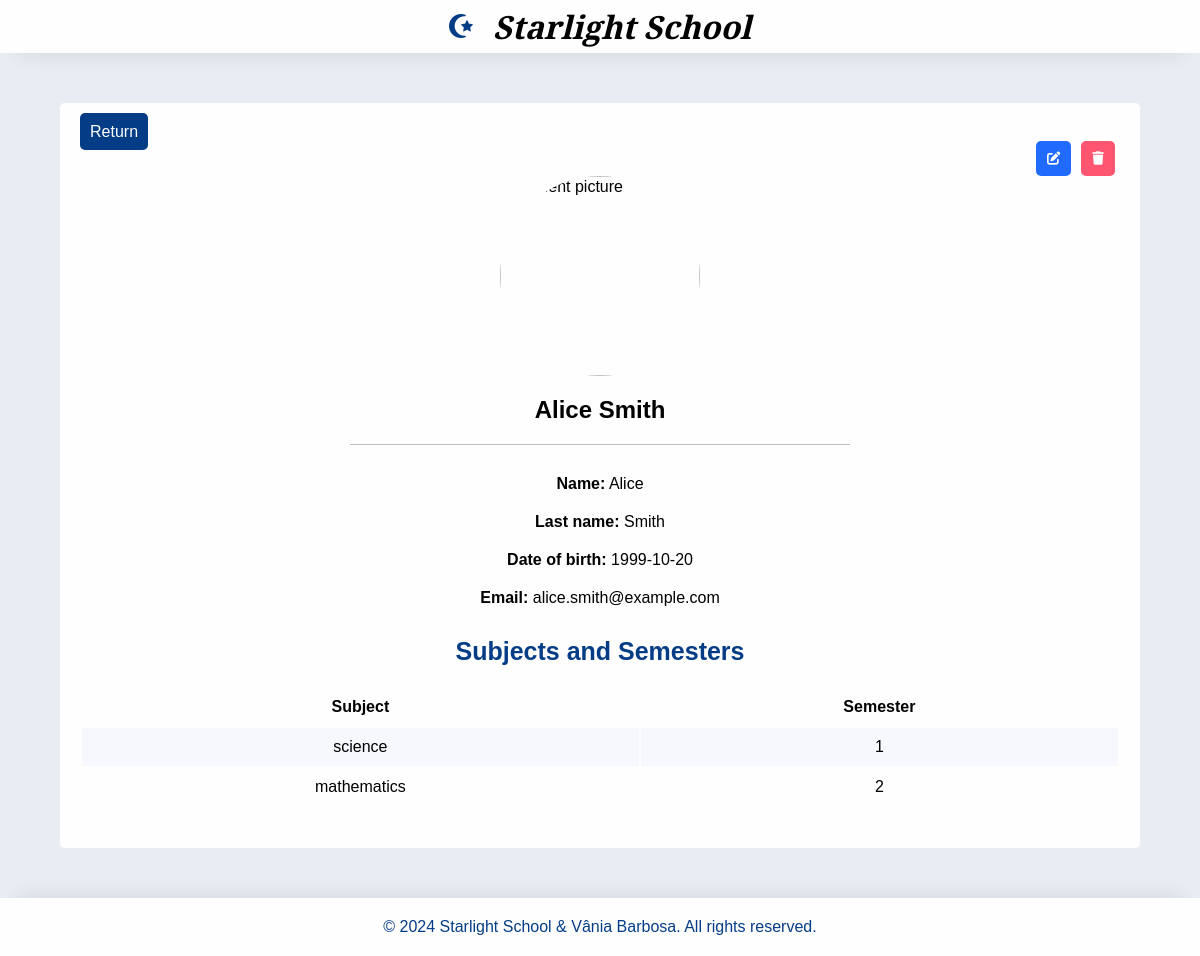
Page /PHP/src/students/viewStudent.php?id=2 on the committed database.
### tables this page shows
CREATE TABLE `students` (
    `id` int NOT NULL AUTO_INCREMENT PRIMARY KEY,
    `name` varchar(255) NOT NULL,
    `last_name` varchar(255) NOT NULL,
    `date_of_birth` DATE NOT NULL,
    `email` varchar(255) NOT NULL
);

CREATE TABLE `student_subjects` (
    `id_student` int NOT NULL,
    `subject` enum ('mathematics', 'english', 'science', 'art') NOT NULL,
    `semester` int NOT NULL
);

### PHP/src/students/viewStudent.php (the view, shortened to what this page needs)
<?php
    if(isset($_GET['id'])){
        $id = $_GET['id'];
        require "../connection_db.php";
        if($db){
            $query = "SELECT * FROM students WHERE id = $id";
            $result = mysqli_query($db, $query);
            $student = mysqli_fetch_assoc($result);
            $query2 = "SELECT * FROM student_subjects WHERE id_student = $id";
            $result2 = mysqli_query($db, $query2);
            $student_subject = mysqli_fetch_all($result2, MYSQLI_ASSOC);
        }
    }
?>
    <section class="student-info-section">
        <div>
            <a href="..\index.php">Return</a>
            <div class="student-info-section--div-buttons">
                <form method="post" action="editStudent.php">
                    <button type="submit" name="btn_edit" id="btn_edit">
                        <i class="fa-solid fa-pen-to-square" style="color: white;"></i>
                    </button>
                </form>
                <form method="post" onsubmit="return confirmDeletion();">
                    <button type="submit" name="btn_delete" id="btn_delete">
                        <i class="fa-solid fa-trash" style="color: white;"></i>
                    </button>
                </form>
            </div>
        </div>
        <div class="student-info-section--div-first">
            <img src="https://media.istockphoto.com/id/1316420668/vector/user-icon-human-person-symbol-social-profile-icon-avatar-login-sign-web-user-symbol.jpg?s=612x612&w=0&k=20&c=AhqW2ssX8EeI2IYFm6-ASQ7rfeBWfrFFV4E87SaFhJE=" alt="student picture">
            <h2><?= $student['name'].' '. $student['last_name']?></h2>
        </div>
        <div class="student-info-section--div-second">
            <p><b>Name:</b> <?= $student['name'] ?></p>
            <p><b>Last name:</b> <?= $student['last_name'] ?></p>
            <p><b>Date of birth:</b> <?= $student['date_of_birth'] ?></p>
            <p><b>Email:</b> <?= $student['email'] ?></p>
            <h3>Subjects and Semesters</h3>
            <table>
                <thead>
                    <tr>
                        <th>Subject</th>
                        <th>Semester</th>
                    </tr>
                </thead>
                <tbody>
                    <?php foreach($student_subject as $subject): ?>
                        <tr>
                            <td><?= $subject['subject'] ?></td>
                            <td><?= $subject['semester'] ?></td>
                        </tr>
                    <?php endforeach; ?>
                </tbody>
            </table>
        </div>
    </section>

### PHP/src/style/style.css (style rules this page uses)
* { margin: 0; padding: 0; box-sizing: border-box; }
body { font-family: 'Poppins', sans-serif; display: flex; flex-direction: column; justify-content: center; width: 100%; margin: auto; background-color: #083e8517; min-height: 100vh; }
:root { --main-white: #fefeff; --main-blue: #043d86; --main-button-blue: #206afe; --main-red: #fe5671; --main-green: #00cb81; }
header { display: flex; flex-direction: row; align-items: center; justify-content: center; padding: 5px; box-shadow: 0px 17px 21px -17px rgba(0,0,0,0.1); background-color: var(--main-white); font-family: "Bodoni Moda SC", serif; font-style: italic; }
header i { padding-right: 20px; }
.students-table-section, .student-info-section, .student-modify-section, .student-creation-section { width: 90%; margin: 50px auto; background-color: var(--main-white); border-radius: 5px; padding: 20px; }
#btn_edit { background-color: var(--main-button-blue); border: none !important; padding: 11px !important; margin: 0 5px; border-radius: 5px; cursor: pointer; }
#btn_delete { background-color: var(--main-red); border: none !important; padding: 11px !important; margin: 0 5px; border-radius: 5px; cursor: pointer; }
table { width: 100%; }
table th { padding: 10px 20px; }
table td { padding: 10px 20px; text-align: center; }
table tbody tr:nth-child(odd) { background-color: #f6f8fd; }
div.student-info-section--div-buttons { display: flex !important; justify-content: end !important; }
.student-info-section a { text-decoration: none; background-color: var(--main-blue); color: var(--main-white); padding: 10px; border-radius: 5px; }
.student-info-section--div-first { display: flex; flex-direction: column; align-items: center; margin-bottom: 20px; width: 500px; margin: auto; border-bottom: rgba(128, 128, 128, 0.509) 1px solid; }
.student-info-section--div-first img { width: 200px; height: 200px; border-radius: 50%; margin-bottom: 20px; }
.student-info-section--div-first h2 { margin-bottom: 20px; }
.student-info-section--div-second { display: flex; flex-direction: column; text-align: center; margin: 20px 0; }
.student-info-section--div-second p { margin: 10px 10px; }
.student-info-section--div-second h3 { margin: 20px 0; color: var(--main-blue); font-weight: bold; font-size: 25px; }
footer { background-color: var(--main-white); padding: 20px; text-align: center; color: var(--main-blue); margin-top: auto; box-shadow: 0px -17px 21px -17px rgba(0,0,0,0.1); }

### rows in the picture
students: name "Alice", last_name "Smith", date_of_birth "1999-10-20", email "alice.smith@example.com"
student_subjects: subject "science", semester "1"
student_subjects: subject "mathematics", semester "2"
